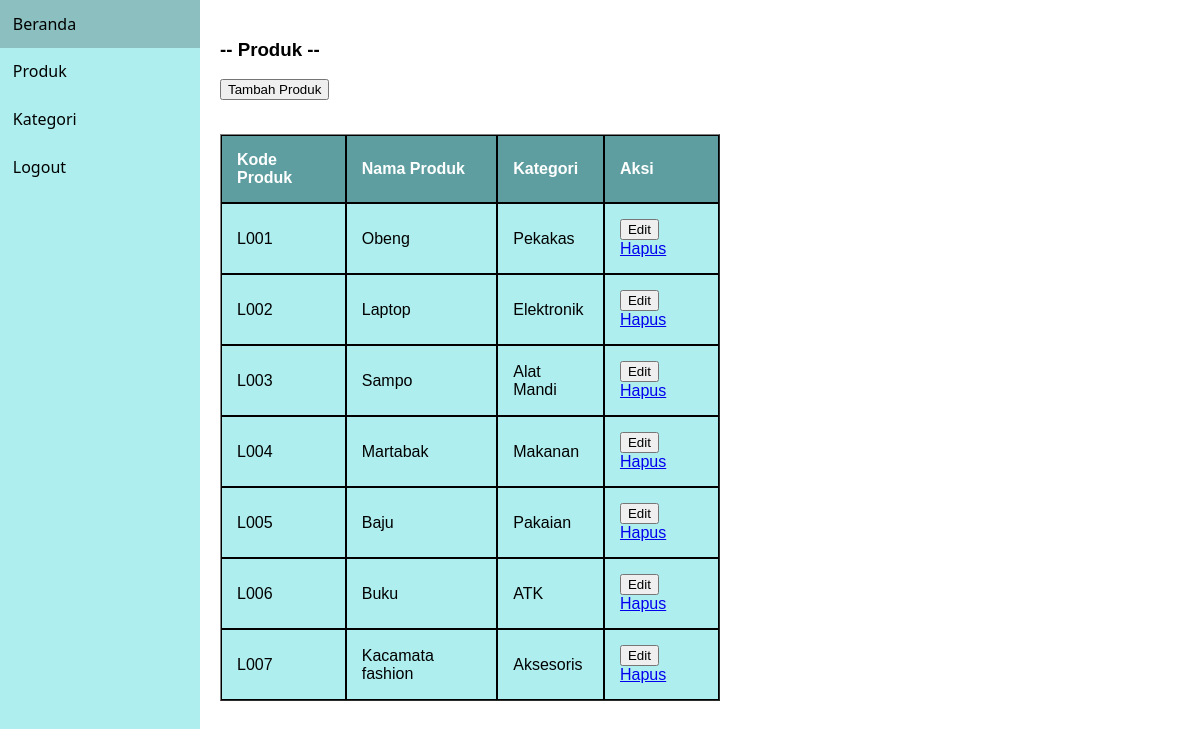
The app's page /produk.php (signed in) with its own data.
### tables this page shows
CREATE TABLE `tbl_produk` (
  `kode_produk` varchar(11) NOT NULL,
  `nama_produk` varchar(30) NOT NULL,
  `kategori` varchar(30) NOT NULL,
  `deskripsi` text NOT NULL
);

### produk.php (the view, shortened to what this page needs)
<?php
    include 'menu.php';
    include 'koneksi.php';
    $sql = "SELECT kode_produk, nama_produk, kategori, deskripsi FROM tbl_produk";
    $query = mysqli_query($koneksi, $sql);
?>
<body>
    <div class="category">
        <div style="display:flex; gap: 1em">
            <div class="row align-items-center py-3 px-xl-5">
                <h3>-- Produk --</h3>
                <form action="tambah_produk.php" method="get">
                <button type="submit" name="tambah">Tambah Produk</button>
                <br><br>
                </form>
                <table border="1" cellspacing="0" cellpadding="10px">
                    <tr>
                        <th>Kode Produk</th>
                        <th>Nama Produk</th>
                        <th>Kategori</th>
                        <th>Aksi</th>
                    </tr>
                    <?php
                        while($row = mysqli_fetch_assoc($query)) {
                            $id         = $row['kode_produk'];
                    ?>
                        <tr>
                        <td><?php echo $row['kode_produk']?></td>
                        <td><?php echo $row['nama_produk']?></td>
                        <td><?php echo $row['kategori']?></td>
                        <td>
                            <a href="edit.php?op=edit&id=<?php echo $id ?>"><button type="button" class="btn btn-warning">Edit</button></a>
                            <a href="hapus_produk.php?id=<?php echo $row['kode_produk']; ?>" onclick="return confirm('Yakin mau delete data?')">Hapus</a>
                        </td>
                        </tr>
                    <?php
                        }
                    ?>
                </table>
            </div>
        </div>
    </div>
</body>

### menu.php (shortened to what this page needs)
<!DOCTYPE html>
<html lang="en">
    <head>
    </head>
    <body>
        <aside class="side-nav">
            <nav>
                <a href="admin.php">Beranda</a>
                <a href="produk.php">Produk</a>
                <a href="kategori.php">Kategori</a>
                <a href="logout.php">Logout</a>
            </nav>
        </aside>
    </body>
</html>

### menu.php (style rules this page uses)
body { margin: 0; padding: 0; }
.side-nav { background: paleturquoise; width: 25vw; max-width: 200px; height: 100vh; }
.side-nav nav { display: flex; flex-direction: column; }
.side-nav nav a { font-family: sans; text-decoration: none; color: black; padding: 0.8rem; }

### produk.php (style rules this page uses)
body { font-family: Arial, sans-serif; margin: 0; padding: 0; display: flex; }
.category { width: 500px; padding: 20px; }
.category table th { background-color:cadetblue;; color: white; border: 1px solid black; padding: 15px; text-align: left; }
.category table td { background-color:paleturquoise;; border: 1px solid black; padding: 15px; text-align: left; }

### records on screen
tbl_produk: kode_produk "L001", nama_produk "Obeng", kategori "Pekakas"
tbl_produk: kode_produk "L002", nama_produk "Laptop", kategori "Elektronik"
tbl_produk: kode_produk "L003", nama_produk "Sampo", kategori "Alat Mandi"
tbl_produk: kode_produk "L004", nama_produk "Martabak", kategori "Makanan"
tbl_produk: kode_produk "L005", nama_produk "Baju", kategori "Pakaian"
tbl_produk: kode_produk "L006", nama_produk "Buku", kategori "ATK"
tbl_produk: kode_produk "L007", nama_produk "Kacamata fashion", kategori "Aksesoris"
